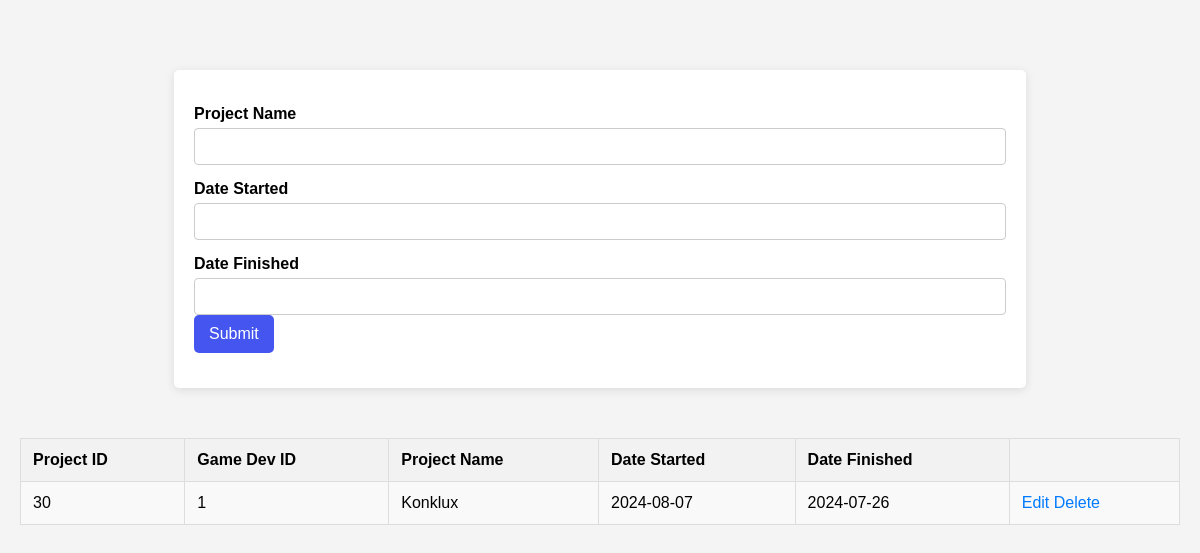
The page /viewprojects.php?game_dev_id=1 on the database its author committed.
### tables this page shows
create table projects(
	project_id INT AUTO_INCREMENT PRIMARY KEY,
	game_dev_id INT,
	project_name VARCHAR(50),
	date_started DATE,
	date_finished DATE
);

### core/models.php (called while the page is built, shortened)
<?php
function getProjectByGameDev($pdo, $game_dev_id){
    $sql = "SELECT
        projects.project_id AS project_id,
        projects.project_name AS project_name,
        projects.date_started AS date_started,
        projects.date_finished AS date_finished,
        projects.game_dev_id AS project_dev
        FROM projects
        WHERE projects.game_dev_id = ?";
    $stmt = $pdo->prepare($sql);
    $executeQuery = $stmt->execute([$game_dev_id]);
    if ($executeQuery){
        return $stmt->fetchAll();
    }
    return [];
}
?>

### viewprojects.php (the view, shortened to what this page needs)
<?php
require_once "core/dbConfig.php";
require_once "core/models.php";
if (isset($_GET['game_dev_id'])) {
    $game_dev_id = $_GET['game_dev_id'];
} else {
    die("Game Developer ID is missing.");
}
?>
<!DOCTYPE html>
<html lang="en">
<head>
    <link rel="stylesheet" href="css/styles_viewproject.css">
</head>
<body>
    <form action="core/handleForms.php?game_dev_id=<?php echo $game_dev_id; ?>" method="POST">
        <p>
            <label for="projectName">Project Name</label>
            <input type="text" name="projectName" required>
        </p>
        <p>
            <label for="dateStarted">Date Started</label>
            <input type="text" name="dateStarted" required>
        </p>
        <p>
            <label for="dateFinished">Date Finished</label>
            <input type="text" name="dateFinished">
            <input type="submit" name="insertNewProjectBtn">
        </p>
    </form>
    <table style="width:100%; margin-top: 50px;">
        <tr>
            <th>Project ID</th>
            <th>Game Dev ID</th>
            <th>Project Name</th>
            <th>Date Started</th>
            <th>Date Finished</th>
        </tr>
        <?php
        $getProjectByGameDev = getProjectByGameDev($pdo, $game_dev_id);
        if (empty($getProjectByGameDev)) {
            echo "<tr><td colspan='5'>No projects found for this developer.</td></tr>";
        } else {
            foreach ($getProjectByGameDev as $row) { ?>
                <tr>
                    <td><?php echo $row["project_id"]; ?></td>
                    <td><?php echo $row["project_dev"]; ?></td>
                    <td><?php echo $row["project_name"]; ?></td>
                    <td><?php echo $row["date_started"]; ?></td>
                    <td><?php echo $row["date_finished"]; ?></td>
                    <td>
                        <a href="editProject.php?project_id=<?php echo $row['project_id']; ?>&game_dev_id=<?php echo $game_dev_id; ?>">Edit</a>
                        <a href="deleteProject.php?project_id=<?php echo $row['project_id']; ?>&game_dev_id=<?php echo $game_dev_id; ?>">Delete</a>
                    </td>
                </tr>
            <?php }
        }
        ?>
    </table>
</body>
</html>

### css/styles_viewproject.css (style rules this page uses)
body { font-family: Arial, sans-serif; background-color: #f4f4f4; margin: 0; padding: 20px; }
form { background-color: #fff; padding: 20px; border-radius: 5px; box-shadow: 0 2px 10px rgba(0, 0, 0, 0.1); width: 70%; margin: 50px auto; margin-bottom: 30px; }
form p { margin: 15px 0; }
label { display: block; margin-bottom: 5px; font-weight: bold; }
input[type="text"] { width: 100%; padding: 10px; border: 1px solid #ccc; border-radius: 4px; box-sizing: border-box; }
input[type="submit"] { background-color: #4455f0; color: white; padding: 10px 15px; border: none; border-radius: 5px; cursor: pointer; font-size: 16px; }
table { width: 100%; border-collapse: collapse; margin: 50px auto; margin-top: 20px; }
table, th, td { border: 1px solid #ddd; }
th, td { padding: 12px; text-align: left; }
th { background-color: #f2f2f2; }
tr:nth-child(even) { background-color: #f9f9f9; }
a { text-decoration: none; color: #007bff; }

### rows shown on the page
projects: project_id "30", game_dev "1", project_name "Konklux", date_started "2024-08-07", date_finished "2024-07-26"
